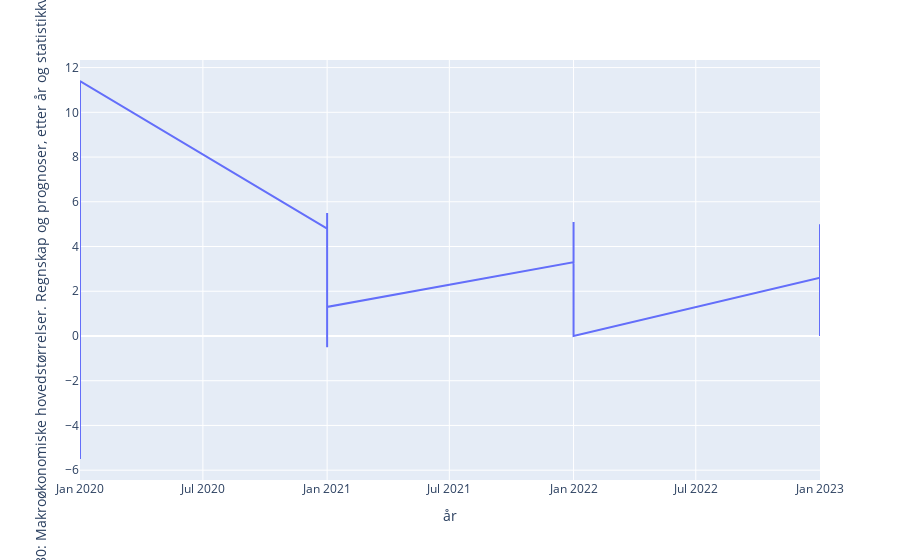

Here is the notebook cell this chart was saved with:
### Markdown cell above
Merk at her er input den opprinnelig df, som er 'long'. Det blir ikke bra, uten gruppering.

### Code cell
fig.show()

### Figure 1 — Plotly figure (JSON) as saved in the notebook; plotly's stock layout.template omitted (floating-point values rounded to 4 significant figures)
{"data": [{"hovertemplate": "år=%{x}<br>12880: Makroøkonomiske hovedstørrelser. Regnskap og prognoser, etter år og statistikkvariabel=%{y}<extra></extra>", "legendgroup": "", "line": {"color": "#636efa", "dash": "solid"}, "mode": "lines", "name": "", "showlegend": false, "type": "scatter", "x": ["2020-01-01T00:00:00", "2020-01-01T00:00:00", "2020-01-01T00:00:00", "2020-01-01T00:00:00", "2020-01-01T00:00:00", "2020-01-01T00:00:00", "2020-01-01T00:00:00", "2020-01-01T00:00:00", "2020-01-01T00:00:00", "2020-01-01T00:00:00", "2021-01-01T00:00:00", "2021-01-01T00:00:00", "2021-01-01T00:00:00", "2021-01-01T00:00:00", "2021-01-01T00:00:00", "2021-01-01T00:00:00", "2021-01-01T00:00:00", "2021-01-01T00:00:00", "2021-01-01T00:00:00", "2021-01-01T00:00:00", "2022-01-01T00:00:00", "2022-01-01T00:00:00", "2022-01-01T00:00:00", "2022-01-01T00:00:00", "2022-01-01T00:00:00", "2022-01-01T00:00:00", "2022-01-01T00:00:00", "2022-01-01T00:00:00", "2022-01-01T00:00:00", "2022-01-01T00:00:00", "2023-01-01T00:00:00", "2023-01-01T00:00:00", "2023-01-01T00:00:00", "2023-01-01T00:00:00", "2023-01-01T00:00:00", "2023-01-01T00:00:00", "2023-01-01T00:00:00", "2023-01-01T00:00:00", "2023-01-01T00:00:00", "2023-01-01T00:00:00"], "xaxis": "x", "y": [-4, -5.5, -2.3, 6.3, 2, 1.2, 2.8, -2, 1.1, 11.4, 4.8, 4.7, 0, 5.5, 1.6, 3.4, 2.3, -0.5, 0.8, 1.3, 3.3, 3, 1.2, 5.1, 3.5, 1.9, 1.9, 1.7, 1.1, 0, 2.6, 2.7, 1.3, 5, 3.6, 2.2, 2.2, 3, 1.1, 0], "yaxis": "y"}], "layout": {"legend": {"tracegroupgap": 0}, "margin": {"t": 60}, "xaxis": {"anchor": "y", "domain": [0, 1], "title": {"text": "år"}}, "yaxis": {"anchor": "x", "domain": [0, 1], "title": {"text": "12880: Makroøkonomiske hovedstørrelser. Regnskap og prognoser, etter år og statistikkvariabel"}}}}
